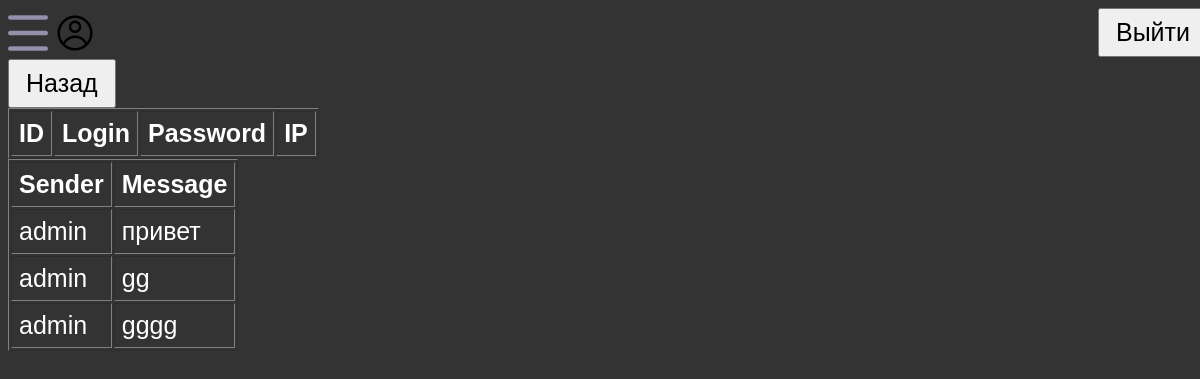
/admin (signed in), run on an earlier commit of the app's database.
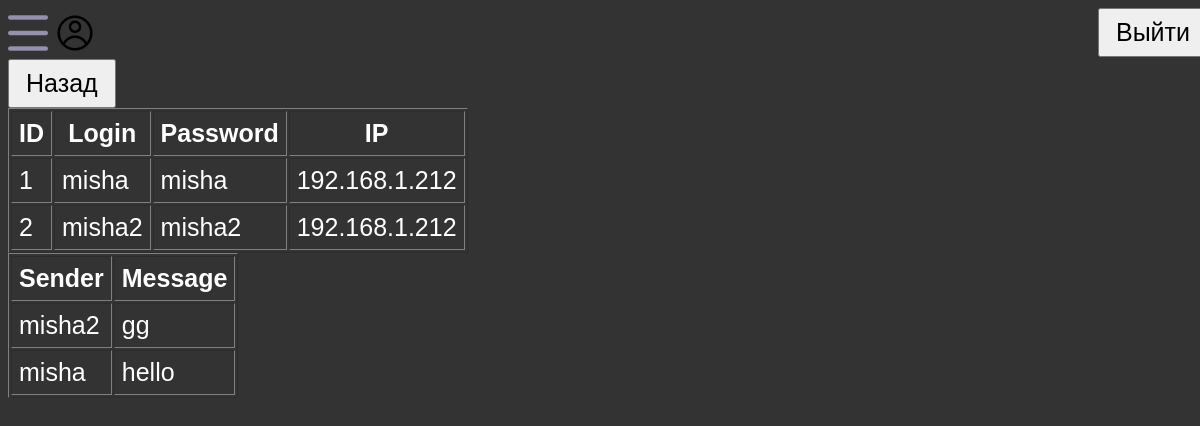
And on a later commit of the database.
### tables this page shows
CREATE TABLE messages (
            id INTEGER PRIMARY KEY AUTOINCREMENT,
            login TEXT,
            message TEXT,
            question_sender TEXT,
            question_text TEXT
        );

CREATE TABLE users (
            id INTEGER PRIMARY KEY AUTOINCREMENT,
            login TEXT,
            password TEXT,
            ip TEXT,
            creation_time DATETIME DEFAULT CURRENT_TIMESTAMP
        );

### admin.py (the view)
    @AuthRoute.check_admin_session
    def admin(self):
        if request.method == 'GET':
            users = self.db.get_users("users")
            messages = self.db.get_messages("messages")
            return render_template(
                "admin.html",
                users=users,
                messages=messages,
                main_ip=self.main_ip,
                conn_type=self.conn_type,
            )

### auth.py (called while the page is built)
    @staticmethod
    def check_admin_session(func) -> None:
        @wraps(func)
        def wrapper(*args, **kwargs):
            if session.get("login") == "admin":
                return func(*args, **kwargs)
            else:
                return "Нет доступа к админ-панели"
        return wrapper

### db.py (called while the page is built)
    def get_messages(self, msg_table: str) -> list[dict[str, str]]:
        with sqlite3.connect(self.db_path) as conn:
            cursor = conn.cursor()
            cursor.execute(f"SELECT id, login, message, question_sender, question_text FROM {msg_table}")
            rows = cursor.fetchall()
            messages = [{"index": row[0], "sender": row[1], "text": row[2], "question_sender": row[3], "question_text": row[4], "type": "1" if row[3] else "2"} for row in rows]
        return messages

    def get_users(self, user_table: str) -> list[dict[str, str, str]]:
        with sqlite3.connect(self.db_path) as conn:
            cursor = conn.cursor()
            cursor.execute(f"SELECT * FROM {user_table}")
            rows = cursor.fetchall()
            users = [{"id": row[0], "login": row[1], "password": row[2], "ip": row[3]} for row in rows]
            return users

### templates/admin.html (shortened to what this page needs)
{% extends 'base.html' %}
{% block content %}
    <main>
        <button onclick="window.location.href = '{{ conn_type }}://{{ main_ip }}/index'">Назад</button>
        <table border="1">
            <tr>
                <th>ID</th>
                <th>Login</th>
                <th>Password</th>
                <th>IP</th>
            </tr>
            {% for user in users %}
                <tr>
                    <td>{{ user.id }}</td>
                    <td>{{ user.login }}</td>
                    <td>{{ user.password }}</td>
                    <td>{{ user.ip }}</td>
                </tr>
            {% endfor %}
        </table>
        <table border="1">
            <tr>
                <th>Sender</th>
                <th>Message</th>
            </tr>
            {% for msg in messages %}
                <tr>
                    <td>{{ msg.sender }}</td>
                    <td>{{ msg.text }}</td>
                </tr>
            {% endfor %}
        </table>
    </main>
{% endblock %}

### templates/base.html (shortened to what this page needs)
<!DOCTYPE html>
<html lang="en">
<head>
    <link rel="stylesheet" href="{{ url_for('static', filename='base-style.css') }}">
</head>
<body class="body-section">
    <section class="base-section">
        <header class="space-between">
            <div>
                <button class="button-link" onclick="show_burger_menu()"><img src="{{ url_for('static', filename='burger_menu.png') }}" width="40px" height="40px"></button>
                <button class="button-link" onclick="window.location.href = '{{ conn_type }}://{{ main_ip }}/profile?user={{ login }}';">
                    <div class="profile-header">
                        <img src="{{ url_for('static', filename='account.png') }}" width="40px" height="40px">
                </button>
            </div>
            <form action="{{ conn_type }}://{{ main_ip }}/index" method="post">
                    <button type="submit">Выйти</button>
            </form>
        </header>
        {% block content %}{% endblock %}
    </section>
</body>
</html>

### static/base-style.css (style rules this page uses)
* { font-size: 25px; font-family: sans-serif; }
body, html { padding: 0; background-color: #333333; color: #FFFFFF }
button { padding: 8px 16px; }
th, td { padding: 7px; }
.button-link { background: none; border: none; padding: 0; color: #FFFFFF; cursor: pointer; font: inherit; }
.space-between { display: flex; flex-direction: row; justify-content: space-between; }
.profile-header { display: flex; flex-direction: row; align-items: center; gap: 10px; }
.body-section { display: flex; flex-direction: row; width: 100%; }
.base-section { width: 100%; }

What changed in the data, as far as the page shows it:
removed messages: sender "admin", text "gggg"
added users: id "1", login "misha", password "misha", ip "192.168.1.212"
added users: id "2", login "misha2", password "misha2", ip "192.168.1.212"
changed messages: sender "admin" → "misha2"; text "привет" → "gg"
changed messages: sender "admin" → "misha"; text "gg" → "hello"
